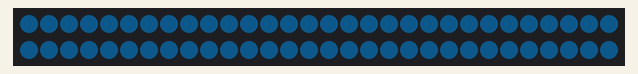
Simulated run of this program. Board: Adafruit Feather M0. Parts: 60 RGB LEDs in strip order, left to right, continuing on the next row. Dim RGB values are drawn brighter than linear.

Above: at 0.05 s.
At 9.85 s:
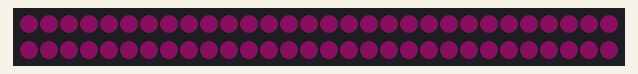
At 19.96 s:
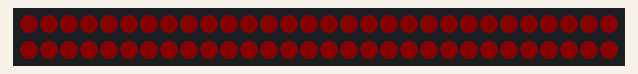
At 39.87 s:
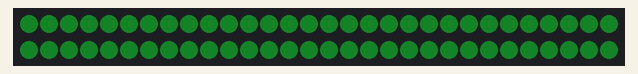

The program:

main.cpp
```cpp
/********************************************************************************************************
  neopixel_basic:
  Written by Scott Kildall

  This will light just a NeoPixel strip of NeoPixels

---------------------------------------------------------------------------------------------------------
NeoPixel Information for initializing the strip, below
  60ma/pixel for current load
  Parameter 1 = number of pixels in strip
  Parameter 2 = pin number (most are valid)
  Parameter 3 = pixel type flags, add together as needed:
    NEO_KHZ800  800 KHz bitstream (most NeoPixel products w/WS2812 LEDs)
    NEO_KHZ400  400 KHz (classic 'v1' (not v2) FLORA pixels, WS2811 drivers)
    NEO_GRB     Pixels are wired for GRB bitstream (most NeoPixel products)
    NEO_RGB     Pixels are wired for RGB bitstream (v1 FLORA pixels, not v2)

**********************************************************************************************************/
#include <Adafruit_NeoPixel.h>

// the data pin for the NeoPixels
int neoPixelPin = 11;

// How many NeoPixels we will be using, charge accordingly
int numPixels = 60;

// Instatiate the NeoPixel from the ibrary
Adafruit_NeoPixel strip = Adafruit_NeoPixel(numPixels, neoPixelPin, NEO_GRB + NEO_KHZ800);

// Global RGB values, change to suit your needs
int r = 0;
int g = 125;
int b = 250;

void setup() {
  strip.begin();  // initialize the strip
  strip.show();   // make sure it is visible
  strip.clear();  // Initialize all pixels to 'off'
}

void loop() {
   // set the colors for the strip
   if (b > 250) b=0;
   else b = b - 30;

   if (r > 250) r=0;
   else r = r + 30;

   if (g > 250) g=0;
   else g = g + 30;

   strip.setBrightness(12.5);
   for( int i = 0; i < numPixels; i++ )
       strip.setPixelColor(i, r, g, b);

   // show all pixels
   strip.show();

   // wait for a short amount of time -- sometimes a short delay of 5ms will help
   // technically we only need to execute this one time, since we aren't changing the colors but we will build on this structure
   delay(100);


}
```
